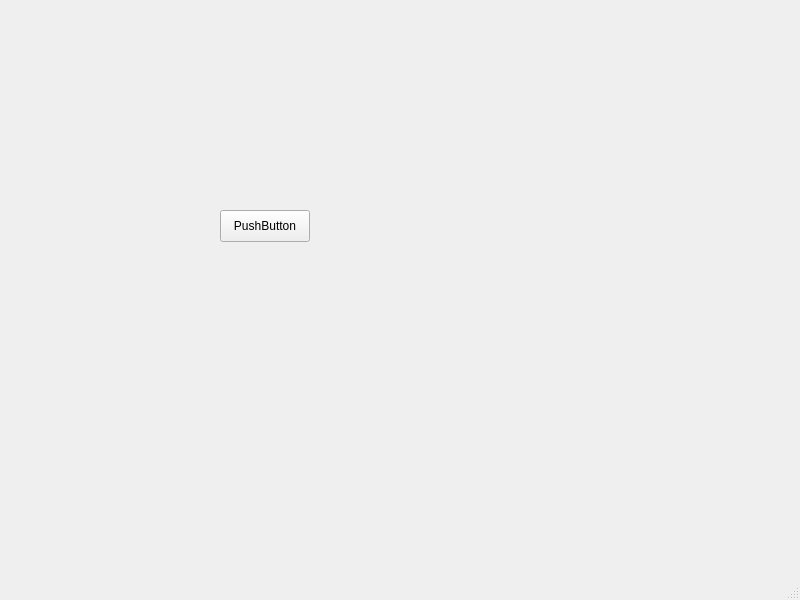
<?xml version="1.0" encoding="UTF-8"?>
<ui version="4.0">
 <class>MainWindow</class>
 <widget class="QMainWindow" name="MainWindow">
  <property name="geometry">
   <rect>
    <x>0</x>
    <y>0</y>
    <width>800</width>
    <height>600</height>
   </rect>
  </property>
  <property name="windowTitle">
   <string>MainWindow</string>
  </property>
  <widget class="QWidget" name="centralwidget">
   <widget class="QPushButton" name="pushButton">
    <property name="geometry">
     <rect>
      <x>220</x>
      <y>210</y>
      <width>90</width>
      <height>32</height>
     </rect>
    </property>
    <property name="text">
     <string>PushButton</string>
    </property>
   </widget>
  </widget>
  <widget class="QMenuBar" name="menubar">
   <property name="geometry">
    <rect>
     <x>0</x>
     <y>0</y>
     <width>800</width>
     <height>28</height>
    </rect>
   </property>
  </widget>
  <widget class="QStatusBar" name="statusbar"/>
 </widget>
 <resources/>
 <connections/>
</ui>
